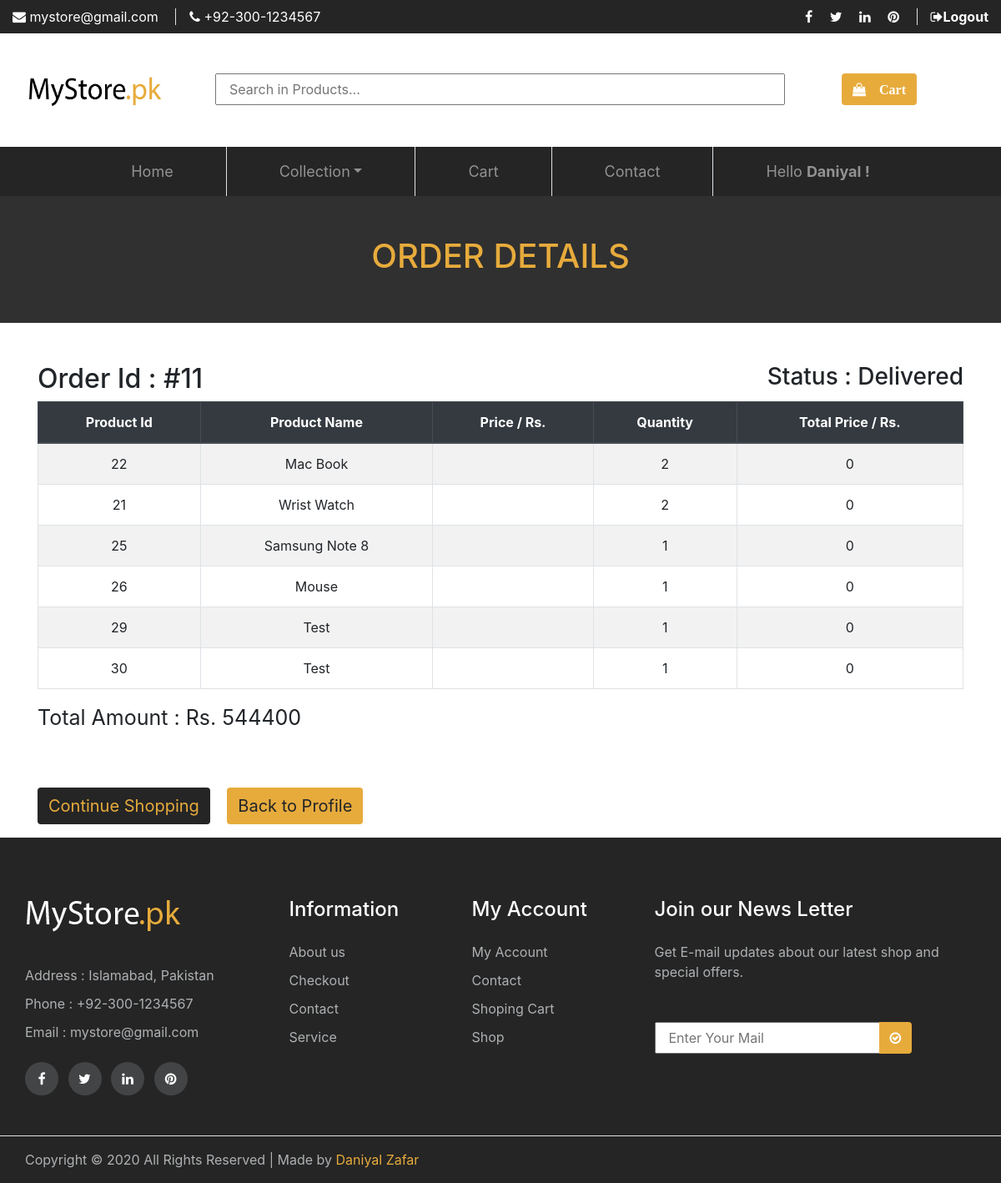
The app's page /showOrder.php?id=11 (signed in) with its own data.
### tables this page shows
CREATE TABLE `checkout` (
  `checkout_id` int(11) NOT NULL,
  `cid` int(11) NOT NULL,
  `products_id` varchar(1000) NOT NULL,
  `products_quan` varchar(1000) NOT NULL,
  `products_price` varchar(1000) NOT NULL,
  `totalbill` int(11) NOT NULL,
  `order_status` varchar(11) NOT NULL,
  `order_date` varchar(50) NOT NULL
);

CREATE TABLE `product` (
  `pid` int(10) NOT NULL,
  `pname` varchar(30) NOT NULL,
  `pcategory` int(10) NOT NULL,
  `pprice` double(10,2) NOT NULL,
  `psprice` double(10,2) DEFAULT NULL,
  `pquantity` int(10) NOT NULL,
  `pfeatured` int(20) NOT NULL,
  `psdescription` varchar(50) NOT NULL,
  `pldescription` text NOT NULL,
  `pmain_image` varchar(50) NOT NULL,
  `gallery_images` varchar(1000) NOT NULL
);

### showOrder.php (the view, shortened to what this page needs)
<!DOCTYPE html>
<html lang="en">
<head>
    <?php include_once "./links.php" ?>
</head>
<body>
    <?php include_once "./header.php" ?>
    <section class="page-title">
        <div class="container">
            <div class="row">
                <div class="col my-5">
                    <h3 class="text-center secondary-color">ORDER DETAILS</h3>
                </div>
            </div>
        </div>
    </section>
    <section class="cart">
        <div class="container">
            <div class="row">
                <div class="col-12">
                    <div class="cart-table my-5">
                        <?php
                        include 'config.php';
                        $checkout_id = $_GET['id'];
                        $order = "SELECT * FROM checkout WHERE checkout_id=" . $checkout_id;
                        $orderresult = mysqli_query($conn, $order) or die("Query Unsuccessful !");
                        $orderrow = mysqli_fetch_assoc($orderresult);
                        $ids = explode(",", $orderrow['products_id']);
                        $quan = explode(",", $orderrow['products_quan']);
                        $prices = explode(",", $orderrow['products_price']);
                        ?>
                        <div class="row">
                            <div class="col-lg-6">
                                <h2>Order Id : #<?php echo $checkout_id; ?></h2>
                            </div>
                            <div class="col-lg-6 text-lg-right">
                            <h3>Status : <?php echo $orderrow['order_status']; ?></h3>
                            </div>
                        </div>
                        <div class="table-responsive">
                            <table class="table table-bordered table-hover table-striped">
                                <thead class="thead-dark">
                                    <tr class="text-center">
                                        <th>Product Id</th>
                                        <th>Product Name</th>
                                        <th>Price / Rs.</th>
                                        <th>Quantity</th>
                                        <th>Total Price / Rs.</th>
                                    </tr>
                                </thead>
                                <tbody>
                                    <?php
                                    foreach ($ids as $key => $val) {
                                        $prod = "SELECT * FROM product where pid=$val";
                                        $prodresult = mysqli_query($conn, $prod) or die("Query Unsuccessful !");
                                        $prodrow = mysqli_fetch_assoc($prodresult)
                                    ?>
                                        <tr class="text-center">
                                            <td><?php echo $prodrow['pid']; ?></td>
                                            <td><?php echo $prodrow['pname']; ?></td>
                                            <td><?php echo $prices[$key]; ?></td>
                                            <td><?php echo $quan[$key]; ?></td>
                                            <td><?php echo $prices[$key] * $quan[$key]; ?></td>
                                        </tr>
                                    <?php
                                    }
                                    ?>
                                </tbody>
                            </table>
                            <?php
                            echo  "<p class='total-bill'>Total Amount : Rs. " . $orderrow['totalbill'] . "</p>";
                            ?>
                        </div>
                    </div>
                </div>
                <div class="col-12">
                    <a href="shop.php" class="btn primary-bg-color secondary-color deal-btn mr-3 mb-3">Continue Shopping</a>
                    <a href="profile_customer.php" class="btn secondary-bg-color deal-btn mb-3">Back to Profile</a>
                </div>
            </div>
        </div>
    </section>
    <?php include_once "./footer.php" ?>
</body>
</html>

### style.css (style rules this page uses)
html,body { margin: 0px; padding: 0px; height: 100%; }
.primary-bg-color { background-color: #252525; }
.secondary-color { color: #e7ab3c; }
.secondary-bg-color { background-color: #e7ab3c; }
.deal-btn { transition: 0.3s; font-size: 20px; }
.page-title { background-color: #303030; }
.page-title h3 { font-size: 40px; }
.total-bill { font-size: 25px; }

### records on screen
checkout: order_status "Delivered", products_quan "2", $prices[$key] * $quan[$key] "0", products_quan.pcategory "1", products_quan "1", products_quan.pfeatured "1", totalbill "544400"
product: pid "22", pname "Mac Book"
product: pid "21", pname "Wrist Watch"
product: pid "25", pname "Samsung Note 8"
product: pid "26", pname "Mouse"
product: pid "29", pname "Test"
product: pid "30", pname "Test"

### other values on screen
$_SESSION["name"] "Daniyal"
$checkout_id "11"
